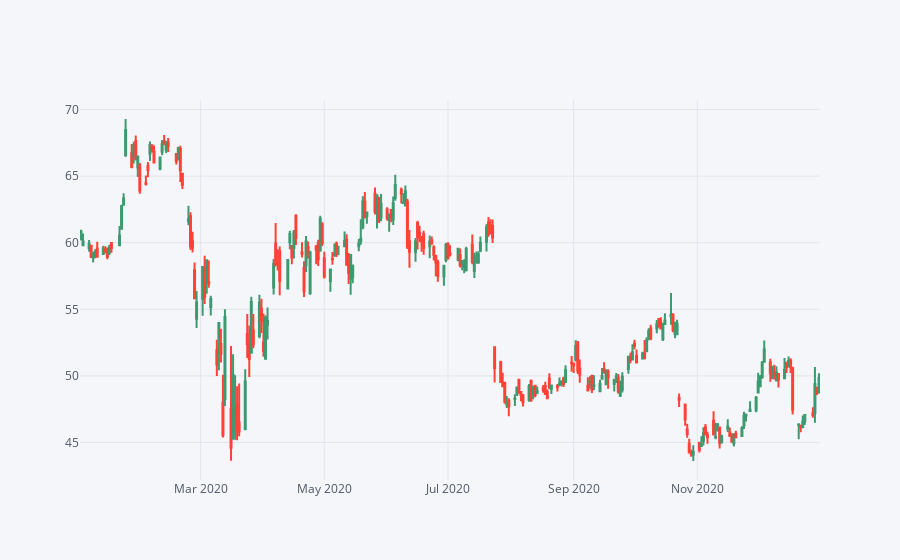

This figure's notebook cell:
### Code cell
CPU_makers_stocks['INTC'][['Open', 'High', 'Low', 'Close']].loc['2020-01-01':'2021-01-01'].iplot(kind='candle')

### Figure 1 — Plotly figure (JSON) as saved in the notebook; plotly's stock layout.template omitted (floating-point values rounded to 4 significant figures; data arrays with more than 128 entries replaced by an {"elided": "..."} marker saying what was removed)
{"data": [{"close": {"elided": "253 float values"}, "high": {"elided": "253 float values"}, "low": {"elided": "253 float values"}, "open": {"elided": "253 float values"}, "showlegend": false, "type": "candlestick", "x": {"elided": "253 str values"}, "yaxis": "y2"}], "layout": {"legend": {"bgcolor": "#F5F6F9", "font": {"color": "#4D5663"}}, "paper_bgcolor": "#F5F6F9", "plot_bgcolor": "#F5F6F9", "title": {"font": {"color": "#4D5663"}}, "xaxis": {"gridcolor": "#E1E5ED", "rangeslider": {"visible": false}, "showgrid": true, "tickfont": {"color": "#4D5663"}, "title": {"font": {"color": "#4D5663"}, "text": ""}, "zerolinecolor": "#E1E5ED"}, "yaxis": {"gridcolor": "#E1E5ED", "showgrid": true, "showticklabels": false, "tickfont": {"color": "#4D5663"}, "title": {"font": {"color": "#4D5663"}, "text": ""}, "zerolinecolor": "#E1E5ED"}, "yaxis2": {"gridcolor": "#E1E5ED", "showgrid": true, "tickfont": {"color": "#4D5663"}, "title": {"font": {"color": "#4D5663"}, "text": ""}, "zerolinecolor": "#E1E5ED"}}}
